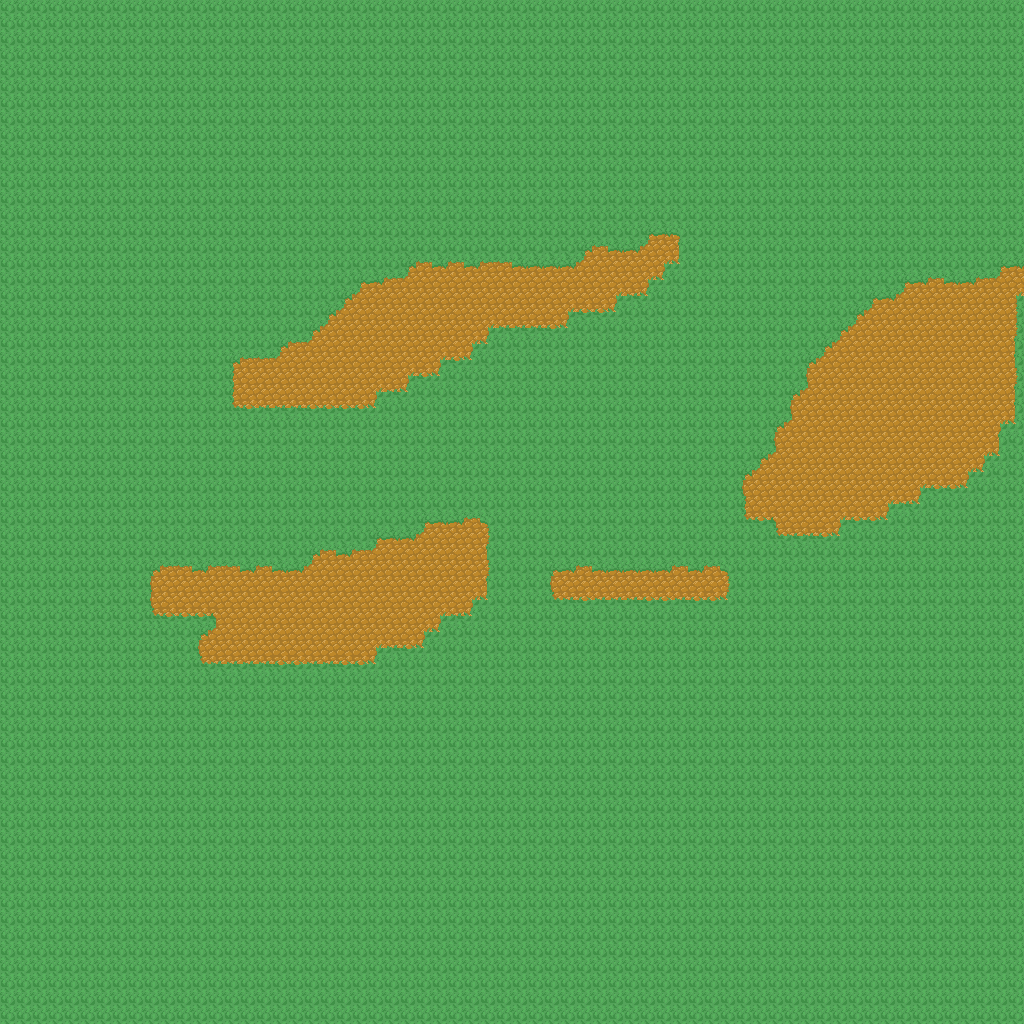

A level layout from a 2D game, rendered from its tile map. Below: a short description, then the map file with tile-grid data replaced by summaries:
An orthogonal 64x64 tile map with 16x16 px tiles, 4 tile layers (Tile Layer 1, Tile Layer 2, forground, Tile Layer 4).

<map version="1.0" orientation="orthogonal" renderorder="right-down" width="64" height="64" tilewidth="16" tileheight="16" nextobjectid="27">
 <tileset firstgid="1" name="tiles_main" tilewidth="16" tileheight="16" tilecount="1024" columns="32">
  <image source="../../../../../../Content/tiles_main.png" width="512" height="512" />
  <terraintypes>
   <terrain name="grass" tile="-1" />
   <terrain name="dirt" tile="-1" />
  </terraintypes>
  <tile id="32" terrain="0,0,0,1" />
  <tile id="33" terrain="0,0,1,1" />
  <tile id="34" terrain="0,0,1,0" />
  <tile id="35" terrain="1,1,1,0" />
  <tile id="36" terrain="1,1,0,0" />
  <tile id="37" terrain="1,1,0,1" />
  <tile id="64" terrain="0,1,0,1" />
  <tile id="65" terrain="1,1,1,1" />
  <tile id="66" terrain="1,0,1,0" />
  <tile id="67" terrain="1,0,1,0" />
  <tile id="68" terrain="0,0,0,0" />
  <tile id="69" terrain="0,1,0,1" />
  <tile id="96" terrain="0,1,0,0" />
  <tile id="97" terrain="1,1,0,0" />
  <tile id="98" terrain="1,0,0,0" />
  <tile id="99" terrain="1,0,1,1" />
  <tile id="100" terrain="0,0,1,1" />
  <tile id="101" terrain="0,1,1,1" />
 </tileset>
 <layer name="Tile Layer 1" width="64" height="64">
  <properties>
   <property name="layer" type="float" value="0.15" />
  </properties>
  <data>[4096 cells, 4096 non-empty, 17 distinct tile ids]</data>
 </layer>
 <layer name="Tile Layer 2" width="64" height="64">
  <properties>
   <property name="layer" type="float" value="0.18" />
  </properties>
  <data>[4096 cells, 0 non-empty, 0 distinct tile ids]</data>
 </layer>
 <layer name="forground" width="64" height="64">
  <properties>
   <property name="layer" value="0.2" />
   <property name="sort" value="true" />
  </properties>
  <data>[4096 cells, 60 non-empty, 9 distinct tile ids]</data>
 </layer>
 <layer name="Tile Layer 4" width="64" height="64">
  <properties>
   <property name="layer" type="float" value="0.21" />
  </properties>
  <data>[4096 cells, 45 non-empty, 12 distinct tile ids]</data>
 </layer>
 <objectgroup name="Object Layer 1" />
</map>
